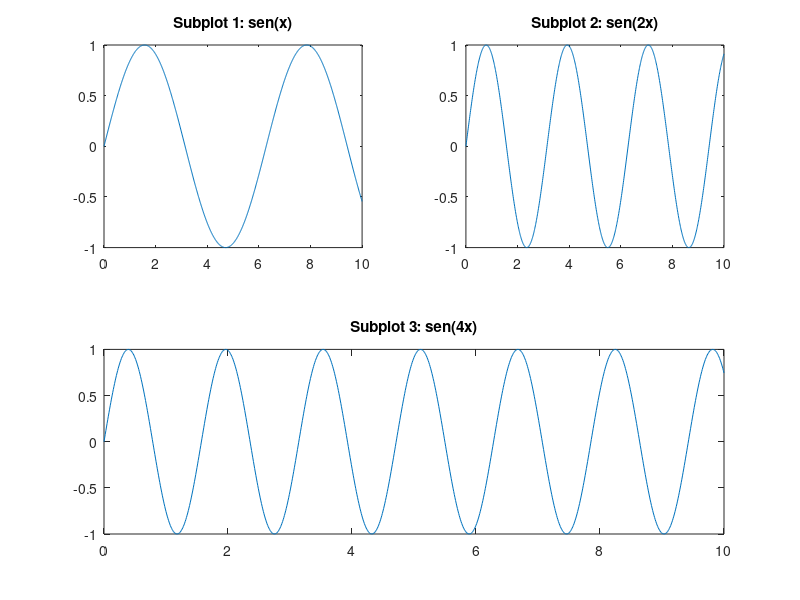

The MATLAB script that drew this image:
subplot(2,2,1);
x = 0:0.01:10;
y1 = sin(x);
plot(x,y1)
title('Subplot 1: sen(x)')

subplot(2,2,2)
y2 = sin(2*x);
plot(x,y2)
title('Subplot 2: sen(2x)')

subplot(2,1,2);
x = 0:0.01:10;
y3 = sin(4*x);
plot(x,y3)
title('Subplot 3: sen(4x)')

